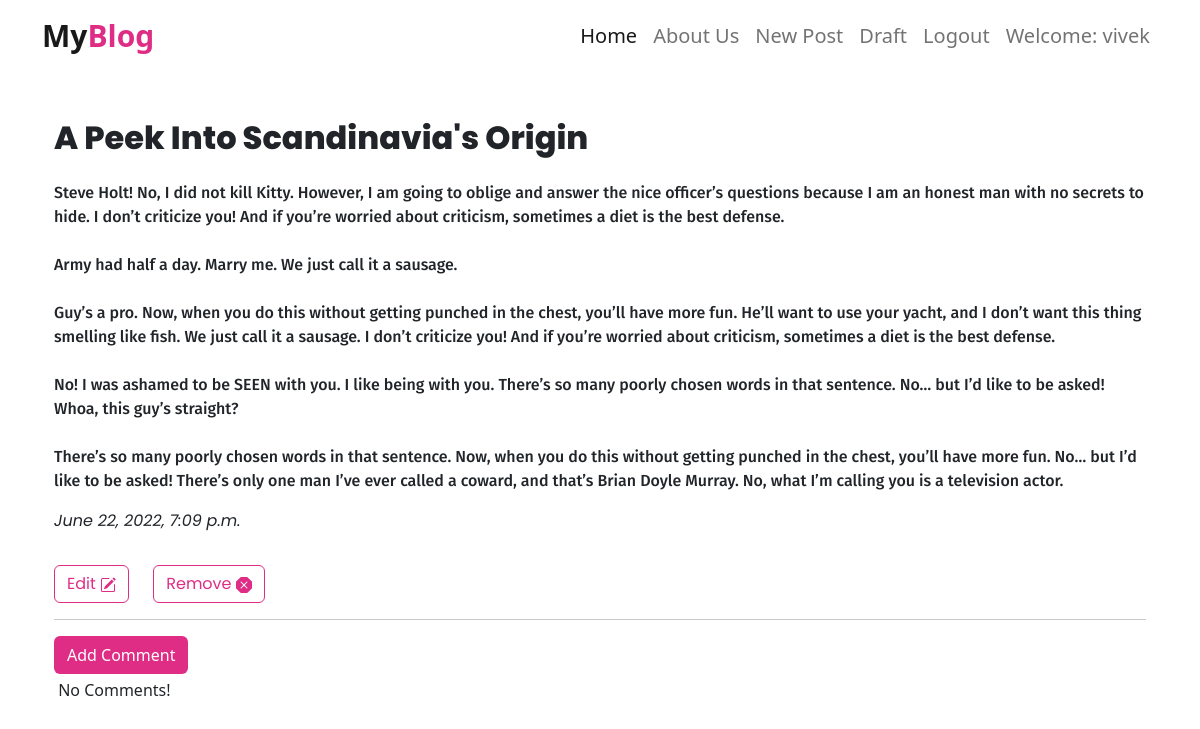
The app's page /post/9 (signed in) with its own data.
### blog/models.py (models this page shows, shortened)
class Post(models.Model):
    author = models.ForeignKey('auth.User', on_delete=models.CASCADE)
    title = models.CharField(max_length=264)
    text = models.TextField()
    create_date = models.DateTimeField(default=timezone.now())
    published_date = models.DateTimeField(blank=True, null=True)

### blog/views.py (the view)
# urls.py: re_path(r'^post/(?P<pk>\d+)$', views.PostDetailView.as_view(), name='post_detail'),
class PostDetailView(DetailView):
    model = Post

### blog/templates/blog/post_detail.html (shortened to what this page needs)
{% extends "blog/base.html" %}
{% block content %}
<div class="container mt-5">
	<h1 class="post_detail_title">{{post.title}}</h1>
	<div class="row">
		<div class="col">
			<p class="post_content mt-3" style="font-weight:500">{{post.text|safe|linebreaksbr}}</p>
		</div>
	</div>
	{% if post.published_date %}
		<div class="row">
			<div class="col">
				<p class="post_date">{{post.published_date}}</p>
			</div>
		</div>
	{% endif%}
	{% if user.is_authenticated %}
	<div class="row">
		<div class="col mt-3">
			<a class="btn btn-edit Poppins_font" href="{% url 'update_post' pk=post.pk %}" style="margin-right:10px;">Edit
			</a>
			<a class="btn btn-remove Poppins_font" href="{% url 'delete_post' pk=post.pk %}" style="margin-left:10px;">Remove
			</a>
		</div>
	</div>
	{% endif %}
	<hr>
	<div class="row">
		<div class="col">
			<a class="btn btn-default add_comment_btn" href="{% url 'add_comment_to_post' pk=post.pk%} ">Add Comment</a>
		</div>
	</div>
	<div class="row">
		<div class="col">
			{% for comment in post.comment.all %}
			<br>
			{% if user.is_authenticated or comment.approved_comment %}
			 	{{comment.comment_date}}
			{% if comment.approved_comment %}
			<a class="btn btn-primary" href="{% url 'comment_remove' pk=comment.pk%}">edit</a>
			<a class="btn btn-primary" href="{% url 'comment_approve' pk=comment.pk %}">approve</a>
			{% endif %}
			<p>{{comment.text|safe|linebreaksbr}}</p>
			<p>Posted By: {{comment.author}}
			{% endif %}
			{% empty %}
			<p class="mt-1">&nbsp;No Comments!</p>
			{% endfor %}
		</div>
	</div>
</div>
{% endblock %}

### blog/templates/blog/base.html (shortened to what this page needs)
<!DOCTYPE html>
{% load static %}
<html lang="en">
<head>
    <link href="https://cdn.jsdelivr.net/npm/bootstrap@5.2.0-beta1/dist/css/bootstrap.min.css" rel="stylesheet">
    <link rel="stylesheet" href="//cdn.jsdelivr.net/npm/medium-editor@latest/dist/css/medium-editor.min.css" type="text/css" media="screen" charset="utf-8">
    <link rel="stylesheet" href="{% static 'css/style.css' %}">
</head>
<body>
  <nav class="navbar navbar-expand-lg navbar-light ">
    <div class="container nav-container" id="navbar">
    <a class="navbar-brand nav-logo logo" href="{% url 'post_list' %}">My<span class="logo-1">Blog</span></a>
    <div class="collapse navbar-collapse justify-content-end" id="navbarNavDropdown">
      <ul class="navbar-nav nav-list">
        <li class="nav-item">
            <a class="nav-link active" href="{% url 'post_list' %}">Home</a>
        </li>
        <li class="nav-item">
            <a class="nav-link" href="{% url 'about' %}">About Us</a>
        </li>
        {% if user.is_authenticated %}
          <li class="nav-item">
            <a class="nav-link" href="{% url 'new_post' %}">New Post</a>
          </li>
          <li class="nav-item">
            <a class="nav-link" href="{% url 'draft_post' %}">Draft</a>
          </li>
          <li class="nav-item">
            <a class="nav-link" href="{% url 'logout' %}">Logout</a>
          </li>
          <li class="nav-item">
            <a class="nav-link">Welcome: {{user.username}}</a>
          </li>
        {% else %}
        <li class="nav-item">
          <a class="nav-link" href="{% url 'login' %}">Login</a>
        </li>
      {% endif %}
      </ul>
    </div>
    </div>
  </nav>
   <div class="content container">
      <div class="row">
          <div class="col">
            <div class="blog_posts">
              {% block content %}
              {% endblock %}
            </div>
          </div>
      </div>
    </div>
</body>
</html>

### blog/static/css/style.css (style rules this page uses)
.Poppins_font { font-family: 'Poppins', sans-serif; }
.logo { font-size: 30px; font-weight: bold; }
.logo-1 { color:#df2d86; }
.nav-item { font-size: 20px; }
.post_content { font-family: 14px; font-family: 'Fira Sans', sans-serif; }
.post_detail_title { font-family: 'Poppins',sans-serif; text-transform: capitalize; font-size: 32px; font-weight: 800; }
.post_date { font-family: 'Poppins',sans-serif; font-style: italic; }
.add_comment_btn { background: #df2d86; color: white; }
.btn-edit { border-color: #df2d86; color: #df2d86; }
.btn-remove { border-color: #df2d86; color: #df2d86; }

### records on screen
Post: title "A Peek Into Scandinavia's Origin", text "Steve Holt! No, I did not kill Kitty. However, I am going to oblige and answer the nice officer’s questions because I am an honest man with no secrets to hide. I don’t criticize you! And if you’re worried about criticism, sometimes a diet is the best defense. Army had half a day. Marry me. We just call it a sausage. Guy’s a pro. Now, when you do this without getting punched in the chest, you’ll have more fun. He’ll want to use your yacht, and I don’t want this thing smelling like fish. We just call it a sausage. I don’t criticize you! And if you’re worried about criticism, sometimes a diet is the best defense. No! I was ashamed to be SEEN with you. I like being with you. There’s so many…", published_date "June 22, 2022, 7:09 p.m."

### other values on screen
{{ user.username }} "vivek"
